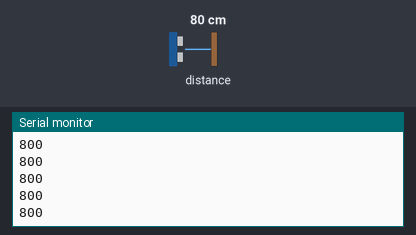
The sketch below on a simulated Arduino Uno, built with avr-gcc and run on an emulated ATmega328P. Shown: the last lines printed to the serial monitor. The test bench sets the inputs (shaded band); at power-on: distance to the obstacle 80 cm.

Above: at 1.2 s.
1.3 s: distance to the obstacle set to 2 cm
At 2.4 s:
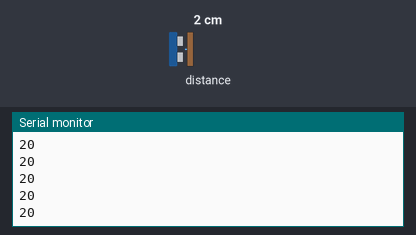
2.8 s: distance to the obstacle set to 4 cm
At 3.4 s:
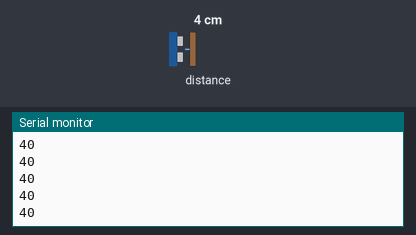
Timing chart, 0 to 5.8 s (numbered marks = the images above; inputs shaded):
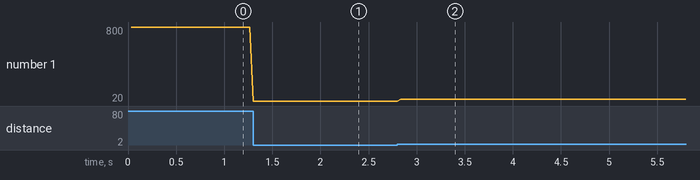

Measured:
- after the input at 1.3 s, the serial monitor: prints a new line at once (image 1)
- after the input at 2.8 s, the serial monitor: prints a new line at once (image 2)
- plotted number 1: 800 → 20 after the input at 1.3 s, 20 → 40 after the input at 2.8 s

The sketch:

laser.ino
```cpp
// 引入Wire库，用于I2C通信
#include <Wire.h>
// 引入VL53L1X库，用于控制激光测距模块
#include <VL53L1X.h>
// 创建一个VL53L1X对象，用于与传感器交互
VL53L1X sensor;
// setup函数，Arduino启动时运行一次
void setup()
{
  // 等待串口连接（仅适用于某些Arduino板，如Leonardo）
  while (!Serial) {}
  // 初始化串口通信，波特率为115200
  Serial.begin(115200);
  // 初始化I2C通信
  Wire.begin();
  // 设置I2C时钟频率为400 kHz
  Wire.setClock(400000); // use 400 kHz I2C
  // 设置传感器超时时间为500毫秒
  sensor.setTimeout(500);
  // 初始化传感器，如果初始化失败，输出错误信息并停止程序
  if (!sensor.init())
  {
    Serial.println("Failed to detect and initialize sensor!");
    while (1); // 进入死循环，程序停止
  }
  // 设置传感器为长距离模式
  sensor.setDistanceMode(VL53L1X::Long);
  // 设置测量时间预算为50000微秒（50毫秒）
  sensor.setMeasurementTimingBudget(50000);
  // 开始连续测量，每50毫秒进行一次测量
  sensor.startContinuous(50);
}
// loop函数，Arduino会不断循环执行
void loop()
{
  // 读取传感器的距离测量值，单位为毫米，并通过串口输出
  Serial.print(sensor.read());
  // 检查是否发生超时，如果超时则输出 "TIMEOUT"
  if (sensor.timeoutOccurred()) { Serial.print(" TIMEOUT"); }
  // 换行，准备输出下一个测量值
  Serial.println();
}
```
